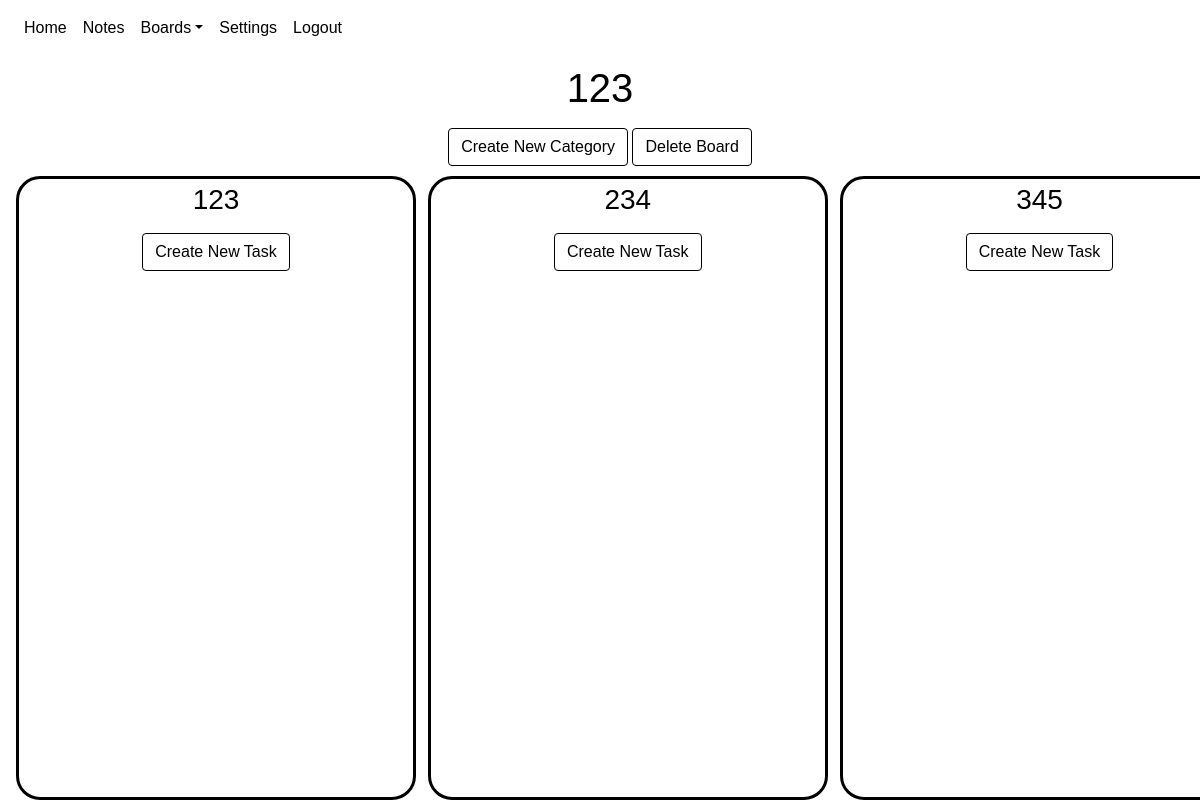
/boards/2 (signed in), run on an earlier commit of the app's database.
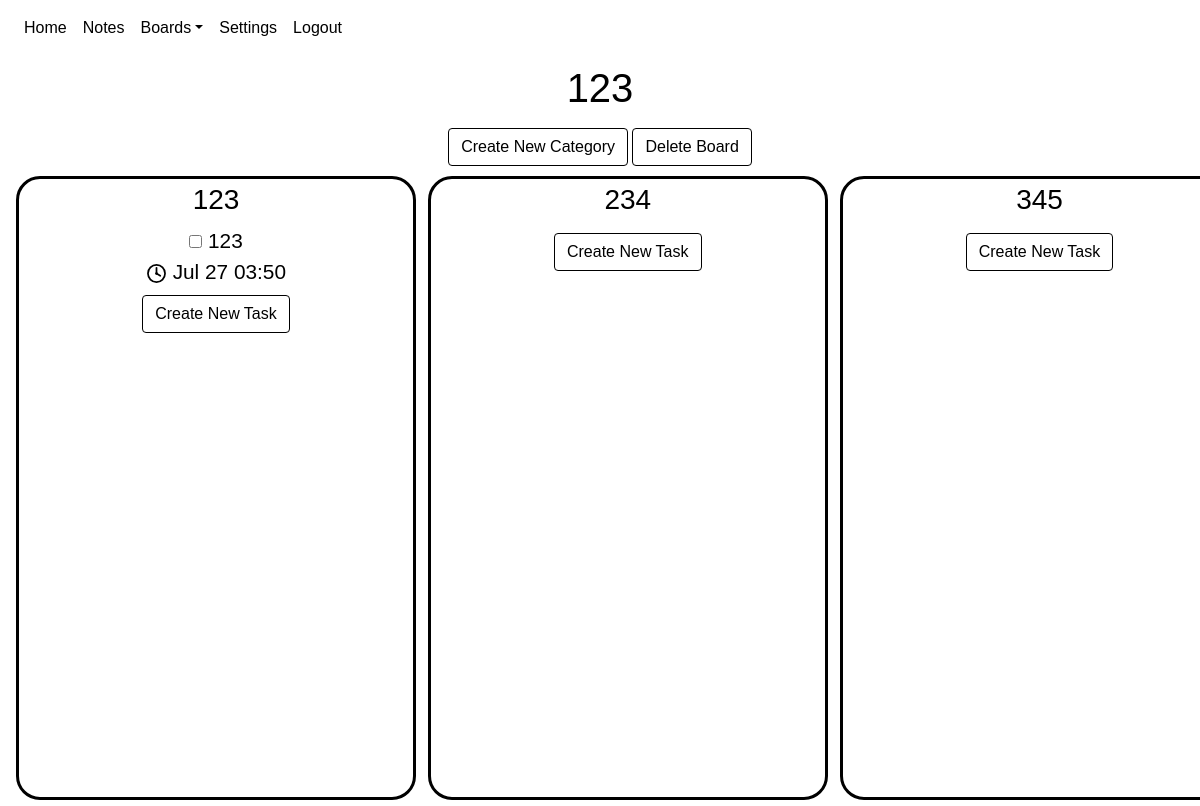
And on a later commit of the database.
### website/models.py (models this page shows)
class Board(db.Model):
    id = db.Column(db.Integer, primary_key = True)
    name = db.Column(db.String(100))
    date = db.Column(db.DateTime(timezone=True), default=func.now())
    category_num = db.Column(db.Integer)
    categories = db.relationship('Category')
    tasks = db.relationship('Task')
    user_id = db.Column(db.Integer, db.ForeignKey('user.id'))

class Category(db.Model):
    id = db.Column(db.Integer, primary_key = True)
    name = db.Column(db.String(100))
    date = db.Column(db.DateTime(timezone=True), default=func.now())
    user_id = db.Column(db.Integer, db.ForeignKey('user.id'))
    board_id = db.Column(db.Integer,db.ForeignKey('board.id'))
    tasks = db.relationship('Task')

class Task(db.Model):
    id = db.Column(db.Integer, primary_key = True)
    created = db.Column(db.DateTime(timezone = True), default = func.now())
    last_modified = db.Column(db.DateTime(timezone = True), default = func.now())
    due_date = db.Column(db.DateTime(timezone = True))
    name = db.Column(db.String(100))
    description = db.Column(db.String(10000))
    completed = db.Column(db.Boolean, default = False)
    category = db.Column(db.Integer, db.ForeignKey('category.id'))
    board = db.Column(db.Integer, db.ForeignKey('board.id'))
    subtasks = db.relationship('Subtask')
    user_id = db.Column(db.Integer, db.ForeignKey('user.id'))

### website/views.py (the view)
@views.route('/boards/<board>', methods = ['GET'])
@login_required
def view_board(board):
    return render_template("boardview.html", user = current_user, board = board)

### website/__init__.py (called while the page is built)
def create_app():
    app = Flask(__name__)
    app.config['SECRET_KEY'] = urandom(12).hex()
    app.config['SQLALCHEMY_DATABASE_URI'] = f'sqlite:///{DB_NAME}'
    app.config['SQLALCHEMY_TRACK_MODIFICATIONS'] = False
    db.init_app(app)
    from .views import views
    from .auth import auth
    app.register_blueprint(views, url_prefix='/')
    app.register_blueprint(auth, url_prefix='/')
    from .models import User, Note, Board, Task, Category
    create_database(app)
    login_manager = LoginManager()
    login_manager.login_view = 'auth.login'
    login_manager.init_app(app)
    @login_manager.user_loader
    def load_user(id):
        return User.query.get(id)
    return app

### website/templates/boardview.html (shortened to what this page needs)
{% extends "base.html" %}{% block title %} {{ board }} {% endblock%}
{% block style %}
<link rel="stylesheet" href="{{ url_for('static', filename = 'boardView.css') }}" />
{% endblock %}
{% block content %}
{% for boardObject in user.boards%}
{% if boardObject.id == board|int %}
{% set boardname = boardObject.name|string %}
<div class="board-title" id="board-title-div">
<h1 align="center"
id="board-title"
class="title"
ondblclick="editTitleDisplay()"
name="board-title">
{{ boardname }}
</h1>
</div>
<div align="center">
<button
class="btn btn-primary"
id="create-category-button"
onclick="showCategoryCreation()"
>
Create New Category
</button>
<button
onclick="showDeleteConfirmation(`deleteBoard({{ boardObject.id }});`, 'board');"
id="deleteBoard"
class="btn btn-secondary"
href="/boards"
>
Delete Board
</button>
</div>
<div align="center"
class="board_content"
id="envelop_content" >
{% for cat in boardObject.categories %}
<div align="center" class="category-container" name="{{ cat.name }}">
    <h3 align="center" class="display-category category_name C{{cat.id}}" ondblclick="editCategoryDisplay('{{cat.id}}')", id="category-title-{{cat.id}}" >{{ cat.name }}</h3>
    <ul class="task_list">
    {% for task in cat.tasks%}
    {% if task.completed == False %}
    <li align="center" class="task-item-incompleted">
        <input
        type="checkbox"
        class="task-checkbox"
        id="{{task.id}}"
        onclick="toggleTaskCompletion({{task.id}}, {{boardObject.id}})"/>
        <a class="edit_task_link" href="/boards/{{boardObject.id}}/{{cat.id}}/{{task.id}}">
            <span class="incompleted-task-text">{{task.name}}<br><img src="{{url_for('static', filename = 'clock.svg')}}" id="clock-svg"> {{task.due_date.strftime('%b %d %H:%M')}}</span>
        </a>
    </li>
    {% endif %}
    {% endfor %}
    </ul>
    <div align="center" id="new-task-container-div" class="new-task-container">
    <button
    class="btn btn-primary"
    id="createTask"
    onclick="showTaskCreation({{ boardObject.id }}, {{ cat.id }} )"
    >
    Create New Task
    </button>
    </div>
</div>
{% endfor %}
</div>
{% endif %}
{% endfor %}
{% endblock %}

### website/templates/base.html (shortened to what this page needs)
<!DOCTYPE html>
<html>
  <head>
    <link
      rel="stylesheet"
      href="https://stackpath.bootstrapcdn.com/bootstrap/4.4.1/css/bootstrap.min.css"
    />
    <link
      rel="stylesheet"
      href="https://stackpath.bootstrapcdn.com/font-awesome/4.7.0/css/font-awesome.min.css"
    />
    <link rel="stylesheet"
    href="{{url_for('static', filename='fontpicker.css')}}"
    />
    <link
      rel="stylesheet"
      href="{{ url_for('static', filename='base.css')}}"
    />
    {% block style %}{% endblock %}
  </head>
  <body>
    <nav class="navbar navbar-expand-lg navbar-dark bg-dark">
      <div class="collapse navbar-collapse" id="navbar">
        <div class="navbar-nav">
          {% if user.is_authenticated %}
          <a class="nav-item nav-link" id="home" href="/">Home</a>
          <a class="nav-item nav-link" id="Notes" href="/notes">Notes</a>
          <li class="nav-item dropdown">
            <a class="nav-link dropdown-toggle" data-toggle="dropdown" href="/boards" role="button">Boards</a>
          </li>
          <a class="nav-item nav-link" id="settings" href="/settings">Settings</a>
          <a class="nav-item nav-link" id="logout" href="/logout">Logout</a>
          {% else %}
          <a class="nav-item nav-link" id="home" href="/">Home</a>
          <a class="nav-item nav-link" id="login" href="/login">Login</a>
          <a class="nav-item nav-link" id="signUp" href="/sign-up">Sign Up</a>
          {% endif %}
        </div>
      </div>
    </nav>
    <div id="container">
      {% block content %} {% endblock %}
      </div>
  </body>
</html>

### website/static/base.css (style rules this page uses)
:root { --background-color: #ffffff; --text-color: #000000; --navbar-text-color: #9a9da0; --navbar-highlight-color: #ffffff; --navbar-background-color: #343a40; --button-text-color: #ffffff; --confirm-button-color: #007bff; --cancel-button-color: #6c757d; --delete-button-color: #ff0000; --create-screen-filter:rgba(0,0,255,.4); --delete-screen-filter:rgba(255,0,0,.6); --font-family: -apple-system, BlinkMacSystemFont,'Segoe UI',Roboto,'Helvetica Neue',Arial,'Noto Sans',sans-serif,'Apple Color Emoji','Segoe UI Emoji','Segoe UI Symbol','Noto Color Emoji'; --font-style: none; --font-weight: 500; }
.navbar { background-color: var(--navbar-background-color)!important; }
div.dropdown-menu.show, div.navbar-collapse.collapse, li.dropdown { background-color: var(--navbar-background-color)!important; }
.navbar a { color: var(--navbar-text-color)!important; background-color: var(--navbar-background-color)!important; }
h1, h2, h3, h4, h5, h6, p, div, body, a, li.list-group-item { color: var(--text-color); background-color: var(--background-color); font-weight: var(--font-weight); font-family: var(--font-family); font-style: var(--font-style); }
button.btn.btn-primary { background-color: var(--confirm-button-color)!important; border-color: var(--confirm-button-color)!important; color: var(--button-text-color)!important; font-weight: var(--font-weight); font-family: var(--font-family); font-style: var(--font-style); }
button.btn.btn-secondary { background-color: var(--cancel-button-color)!important; border-color: var(--cancel-button-color)!important; color: var(--button-text-color)!important; font-weight: var(--font-weight); font-family: var(--font-family); font-style: var(--font-style); }

### website/static/boardView.css (style rules this page uses)
body { width: 100%; height: 80vh; }
#container { width: 100%; height: 100%; }
div#board-title-div { align-items: center; display:block; width:100%; min-width: 100%; padding: 0.5rem; }
:root { --show-title: block; --show-input-box: None; --show-changename-button: None; --category-background-color: var(--background-color); }
input { text-align: center; }
h1#board-title { display: var(--show-title); }
.board_content { position: relative; display: grid; grid-template-rows: 1fr; grid-auto-columns: 25rem; min-width: 100%; overflow-x: auto; min-height: 100%; gap: 0% 1%; background-color: none; margin-bottom: 1%; padding: 0.5% 1%; }
div.category-container { justify-content: center; grid-row: 1; background-color: var(--background-color); border-radius: 1.5rem; height: 99.4%; width: 100%; max-height: none; padding: 0.25rem; margin: 0.25rem; border-color: var(--navbar-background-color); border-width: .2rem; border-style: solid; }
li.task-item-incompleted { text-decoration: none; background-color: var(--category-background-color); }
ul.task_list { list-style-type: none; margin: 0.5rem; padding: 0; font-size: 1.3rem; word-wrap:break-word; max-width: 100%; background-color: var(--category-background-color); overflow-y: auto; min-height: fit-content; }
.incompleted-task-text, .completed-task-text { background-color: var(--category-background-color); }
.category_name, .new-task-container { background-color: inherit; width: fit-content; height: fit-content; }
img#clock-svg { width: 1.3rem; }
a.edit_task_link { color:black; }

What changed in the data, as far as the page shows it:
added Task: name "123", completed False (drawn), due_date "Jul 27 03:50", shown under Category (number 1 of 3 on the later page)
